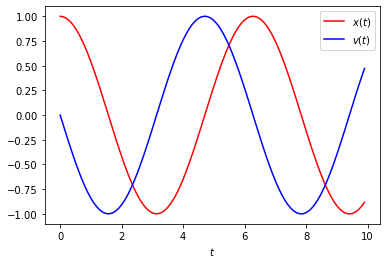

Generate this figure with Python:
#!/usr/bin/env python3
# -*- coding: utf-8 -*-
"""
Created on Tue Dec 14 22:53:24 2021
@author: S.M. Raihanul Bashir Hridoy
Reg No. 2017132031
"""

'''
    Given a second order differential equation d2x/dt2 = -(k/m)x
    where,
    k/m = 1
    x(0) = x0 = 1
    v(0) = x'(0) = 0
    h = 0.1

    Converting this second order differential equation into a
    system of first order differential equations, we get,

    dx/dt = v .......................(i)
    dv/dt = -(k/m)x ..................(ii)
'''

import numpy as np
import matplotlib.pyplot as plt

def harmonic_eq(x,t,k):
    # considering k/m as a k for variable simplicity
    return x[1], - k*x[0]

def rk2(x, func,t, k, dt) :
    '''
    2nd order Runge-Kutta method for solving Ordinary
    differential equations
    
    y(n+1) = y(n) + (1/2)*(k1+k2)

    where, 
        k1 = hf(xn,yn)
        k2 = hf(xn+h, yn+k1)
    '''
    # for storing the values of k1 & k2
    temp1 = np.zeros(2) 
    temp2 = np.zeros(2)
    temp1 = func(x,t,k) # k1 = hf(x0,y0)
    temp2 = func([x[0]+temp1[0]*dt, x[1]+temp1[1]*dt], t, k) # k2 = hf(x0+h, y0+k1)
    val1 = x[0] + dt/2.0 * (temp1[0] + temp2[0])
    val2 = x[1] + dt/2.0 * (temp1[1] + temp2[1])
    return val1, val2

def plotting(method, equation, k, dt, n_steps):
    t = np.arange(0, n_steps*dt, dt)
    x = np.zeros((n_steps,2))
    # Given initial position
    x[0][0] = 1.0
    for i in range(n_steps-1): 
        x[i+1] = method(x[i],harmonic_eq, t[i], k, dt)
    
    plt.plot(t, x[:,0], 'r', label="$x(t)$")
    plt.plot(t, x[:,1], 'b', label="$v(t)$")
    plt.xlabel("$t$")
    
    
    plt.legend(loc='upper right')
    plt.show()

if __name__ == "__main__" :
    # step size
    dt = 0.1
    # number of steps
    n_step = 100
    # initial value of (k/m)
    k = 1
    plotting(rk2, harmonic_eq, k, dt, n_step)
